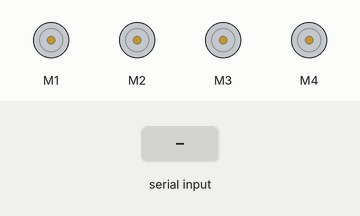
This sketch was run on a simulated Arduino Uno, built with avr-gcc and run on an emulated ATmega328P. On the bench: 4 × DC motor (green arrow = forward, orange = backward, longer = faster). The inputs (shaded band) are chosen by the test bench.

Above: at 1.2 s.
1.3 s: "F" received over Serial
At 2.5 s:
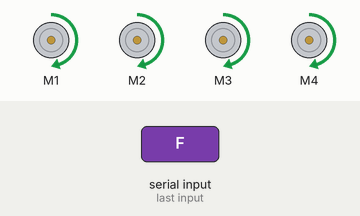
2.8 s: "B" received over Serial
At 3.8 s:
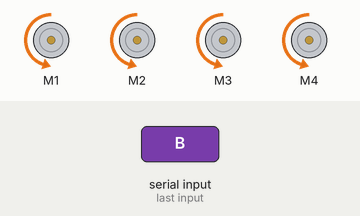
4.3 s: "L" received over Serial
At 5.0 s:
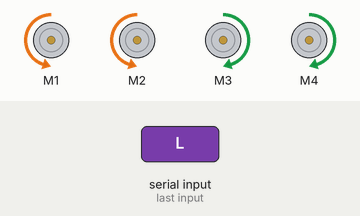
5.8 s: "R" received over Serial
At 6.1 s:
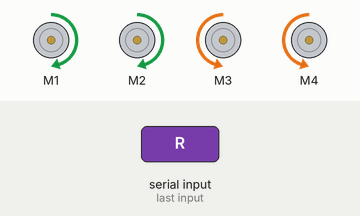
7.3 s: "1" received over Serial
At 8.5 s:
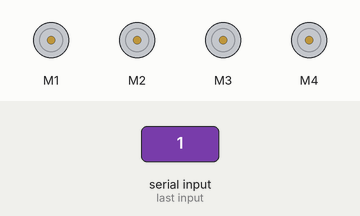
Timing chart, 0 to 9.8 s (numbered marks = the images above; inputs shaded):
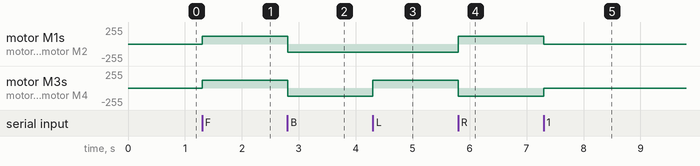

The sketch:

BLUETOOTH_CONTROLLER.ino
```cpp
#include <AFMotor.h>

//initial motors pin
AF_DCMotor motor1(1);
AF_DCMotor motor2(2);
AF_DCMotor motor3(3);
AF_DCMotor motor4(4);

char command;

void setup()
{
  Serial.begin(9600);  //Set the baud rate to your Bluetooth module.
}

void loop(){
  if(Serial.available() > 0){
    command = Serial.read();
    Stop();
    switch(command){
    case 'F':
      forward();
      break;
    case 'B':
       back();
      break;
    case 'L':
      left();
      break;
    case 'R':
      right();
      break;
    }
  }
}

void forward()
{
  motor1.setSpeed(120);
  motor1.run(FORWARD);
  motor2.setSpeed(120);
  motor2.run(FORWARD);
  motor3.setSpeed(120);
  motor3.run(FORWARD);
  motor4.setSpeed(120);
  motor4.run(FORWARD);
}

void back()
{
  motor1.setSpeed(120);
  motor1.run(BACKWARD);
  motor2.setSpeed(120);
  motor2.run(BACKWARD);
  motor3.setSpeed(120);
  motor3.run(BACKWARD);
  motor4.setSpeed(120);
  motor4.run(BACKWARD);
}

void left()
{
  motor1.setSpeed(120);
  motor1.run(BACKWARD);
  motor2.setSpeed(120);
  motor2.run(BACKWARD);
  motor3.setSpeed(120);
  motor3.run(FORWARD);
  motor4.setSpeed(120);
  motor4.run(FORWARD);
}

void right()
{
  motor1.setSpeed(120);
  motor1.run(FORWARD);
  motor2.setSpeed(120);
  motor2.run(FORWARD);
  motor3.setSpeed(120);
  motor3.run(BACKWARD);
  motor4.setSpeed(120);
  motor4.run(BACKWARD);
}

void Stop()
{
  motor1.setSpeed(0);
  motor1.run(RELEASE);
  motor2.setSpeed(0);
  motor2.run(RELEASE);
  motor3.setSpeed(0);
  motor3.run(RELEASE);
  motor4.setSpeed(0);
  motor4.run(RELEASE);
}
```

Measured:
- after the input at 1.3 s, motor M1–4: stopped → forward 120/255 at once
- after the input at 2.8 s, motor M1–4: forward 120/255 → backward 120/255 at once
- after the input at 4.3 s, motor M3, motor M4: backward 120/255 → forward 120/255 at once
- after the input at 5.8 s, motor M1, motor M2: backward 120/255 → forward 120/255 at once; motor M3, motor M4: forward 120/255 → backward 120/255 at once
- after the input at 7.3 s, motor M1, motor M2: forward 120/255 → stopped at once; motor M3, motor M4: backward 120/255 → stopped at once
